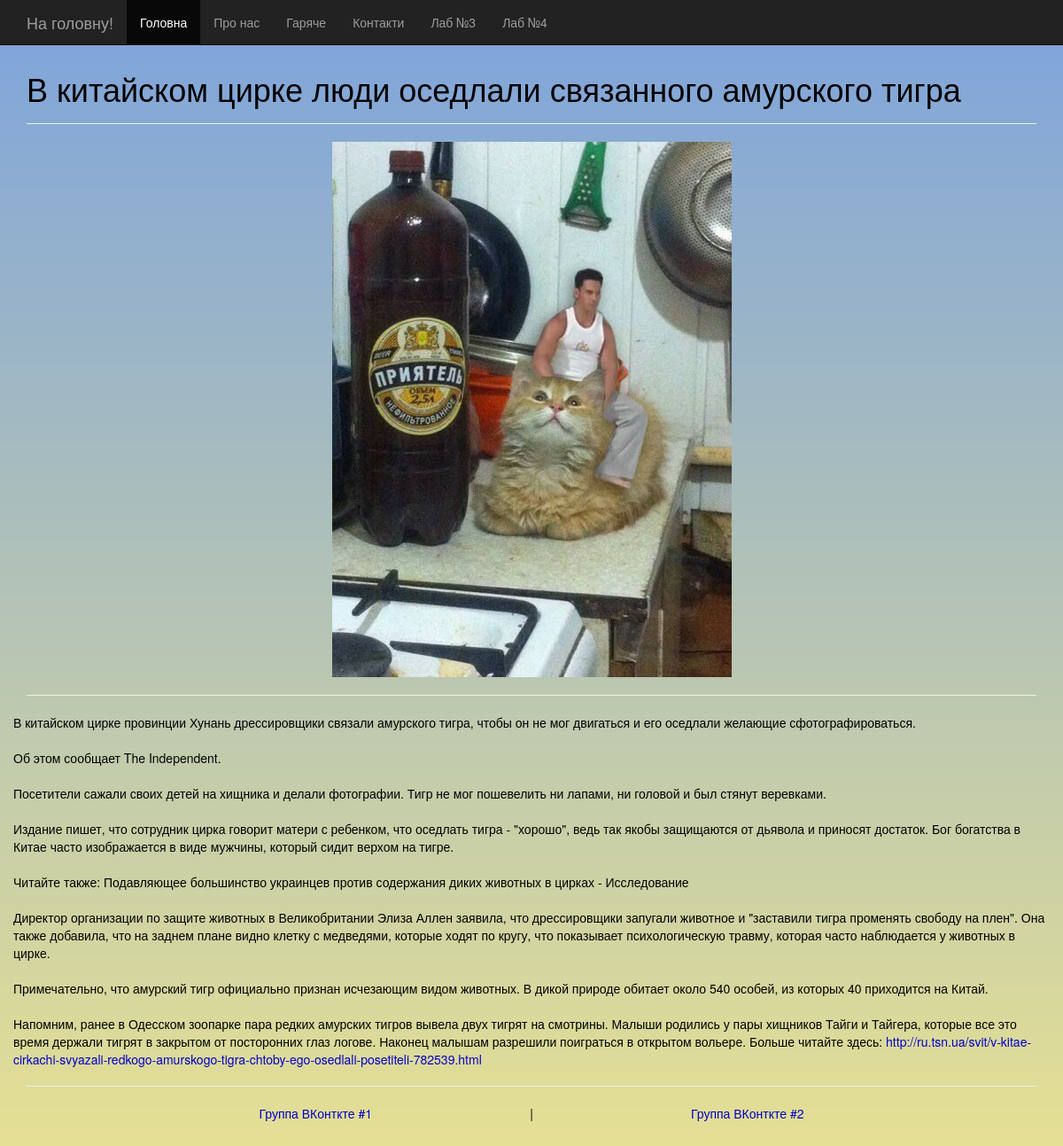
The app's page /post/14/ with its own data.
### blog/models.py (models this page shows, shortened)
class Post(models.Model):
    title = models.CharField(max_length=100)
    text = models.TextField(max_length=10000)
    pic = models.ImageField()

### blog/views.py (the view)
# urls.py: url(r'^post/(?P<post_id>[0-9]+)/$', show_post, name='post'),
def show_post(request, post_id):
    post = get_object_or_404(Post, id=post_id)
    return render(request, 'blog/post.html', {'post': post})

### blog/templates/blog/post.html (shortened to what this page needs)
{% extends 'blog/base.html' %}
{% block header %}
    {{ post.title }}
{% endblock %}
{% block content %}
    <div class="row">
        <img class="img-responsive center-block" src="{{ post.pic.url }}">
    </div>
    <hr>
    <div class="row">{{ post.text|linebreaksbr|urlize }}</div>
{% endblock %}

### blog/static/blog/style.css (style rules this page uses)
body { background-image: url(images/backgrounds/b_y_grad.png); background-position: top; background-attachment: fixed; background-size: cover; color: black; margin: 10px; }
a { color: mediumblue; }

### records on screen
Post: title "В китайском цирке люди оседлали связанного амурского тигра", pic (picture), text "В китайском цирке провинции Хунань дрессировщики связали амурского тигра, чтобы он не мог двигаться и его оседлали желающие сфотографироваться. Об этом сообщает The Independent. Посетители сажали своих детей на хищника и делали фотографии. Тигр не мог пошевелить ни лапами, ни головой и был стянут веревками. Издание пишет, что сотрудник цирка говорит матери с ребенком, что оседлать тигра - \"хорошо\", ведь так якобы защищаются от дьявола и приносят достаток. Бог богатства в Китае часто изображается в виде мужчины, который сидит верхом на тигре. Читайте также: Подавляющее большинство украинцев против содержания диких животных в цирках - Исследование Директор организации по защите животных в…"
